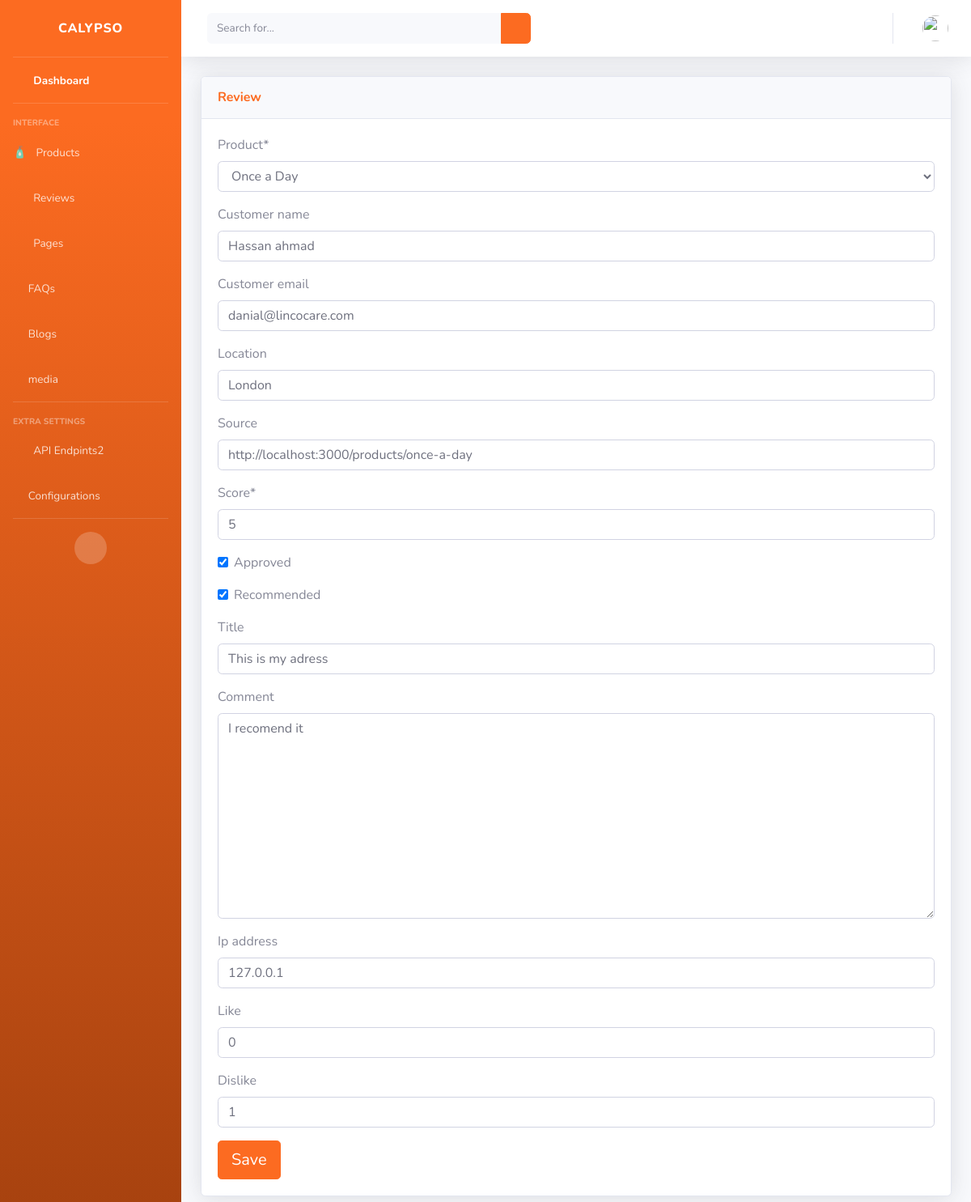
Screenshot of /dashboard/reviews/9/ (signed in) with the database file from the repository.
### review/models/review.py (models this page shows, shortened)
class Review(models.Model):
    product = models.ForeignKey(
        to=Product,
        on_delete=models.SET_NULL,
        null=True,
    )
    user = models.ForeignKey(
        to=User,
        on_delete=models.SET_NULL,
        blank=True,
        null=True,
        verbose_name="user",
    )
    customer_name = models.CharField(
        max_length=200,
        blank=True,
        null=True,
    )
    customer_email = models.EmailField(
        max_length=254,
        blank=True,
        null=True,
    )
    location = models.CharField(
        max_length=200,
        blank=True,
        null=True,
    )
    source = models.CharField(
        max_length=200,
        blank=True,
        null=True,
    )
    score = models.PositiveIntegerField()
    approved = models.BooleanField(
        default=False,
    )
    recommended = models.BooleanField(
        default=False,
    )
    title = models.CharField(
        max_length=200,
        blank=True,
        null=True,
    )
    comment = models.TextField(
        blank=True,
    )
    ip_address = models.GenericIPAddressField(
        blank=True,
        null=True,
    )
    date_created = models.DateTimeField(
        auto_now_add=True,
    )
    like = models.PositiveIntegerField(
        default=0,
        blank=True,
        null=True,
    )
    dislike = models.PositiveIntegerField(
        default=0,
        blank=True,
        null=True,
    )
    reply = models.ManyToManyField(
        to=Reply,
        blank=True,
        related_name="review",
        verbose_name="Replies",
    )
    opened = models.BooleanField(
        default=False,
    )
    class Meta:
        ordering = ("-date_created",)
    def save(self, *args, **kwargs):
        if self.score > 5:
            self.score = 5
        super(Review, self).save(*args, **kwargs)

### dashboard/views.py (the view)
# urls.py: path('reviews/<int:pk>/', views.ReviewEditView.as_view(),
class ReviewEditView(StaffRequiredMixin, UpdateView):
    model = Review
    template_name = 'dashboard/reviews/edit.html'
    form_class = ReviewForm
    success_url = reverse_lazy('dashboard:reviews')
    def get_queryset(self):
        queryset = super().get_queryset()
        review_pk = self.kwargs.get("pk")
        instance = self.model.objects.get(pk=review_pk)
        instance.opened = True
        instance.save()
        return queryset

### dashboard/forms.py
class ReviewForm(forms.ModelForm):
    class Meta:
        model = Review
        fields = "__all__"
        exclude = ['reply', 'user', 'opened']

### dashboard/views.py (called while the page is built)
    def test_func(self):
        return self.request.user.is_staff

### product/models/product.py (called while the page is built)
    def __str__(self):
        return self.name

### templates/dashboard/reviews/edit.html (shortened to what this page needs)
{% extends "dashboard/admin-base.html" %} {% load static %}
{% load crispy_forms_tags %}
{% block content %}
<div class="container-fluid">
  <div class="card shadow mb-4">
    <div class="card-header py-3">
      <h6 class="m-0 font-weight-bold text-primary">Review</h6>
    </div>
    <div class="card-body">
      <div class="table-responsive">
        <form method="POST">
          {{ form| crispy}}
          <button type="submit" class="btn btn-lg btn-primary">Save</button>
        </form>
      </div>
    </div>
  </div>
</div>
{% endblock %}

### rows the page displays
Review: product "Once a Day", customer_name "Hassan ahmad", customer_email "danial@lincocare.com", location "London", source "http://localhost:3000/products/once-a-day", score "5", approved "☑", recommended "☑", title "This is my adress", comment "I recomend it", ip_address "127.0.0.1", like "0", dislike "1"
